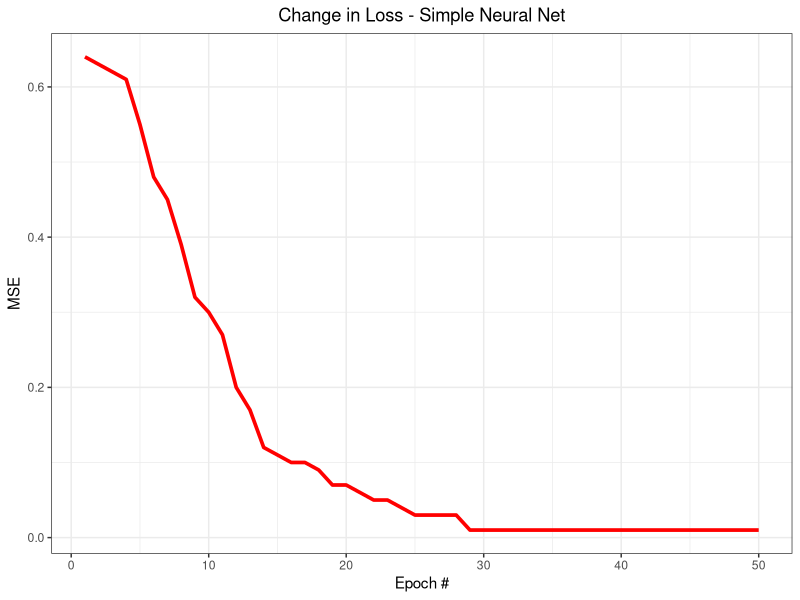

Generate this figure with R:
## Final Project NN From Scratch

### Libraries
# none :3

### Setting seed
set.seed(25)

## Defining data frame
x <- rnorm(100)
y <- ifelse(x >= -0.5 & x <= 0.5, 1, 0)
gaussian_df <- sample(data.frame(rn = x, resp = y))

## Looking at data set
head(gaussian_df)

## Activation Function
sigmoid <- function(x) {
  return(1.0/(1.0 + exp(-x)))
}

## Derivative of the activation
sigmoid_deriv <- function(x) {
  return(x*(1.0 - x))
}

## Loss Function
MSE <- function(neural_net) {
  return(mean((neural_net$y - round(neural_net$output))^2))
}

## Initializing
layer_weights_1 <- c(runif(length(gaussian_df$rn)))
layer_weights_2 <- c(runif(length(gaussian_df$rn)))
layer_bias_1 <- c(runif(length(gaussian_df$rn)))
layer_bias_2 <- c(runif(length(gaussian_df$rn)))

## Setting up neural network list
neuralnet_info <- list(
  input = gaussian_df$rn,
  layer_weights_1 = layer_weights_1,
  layer_bias_1 = layer_bias_1,
  layer_weights_2 = layer_weights_2,
  layer_bias_2 = layer_bias_2,
  y = gaussian_df$resp,
  output = matrix(rep(0, 100), ncol = 1)
)

## Forward pass
forward_pass <- function(neural_net) {
  
  # Layer 1 activations
  neural_net$layer1 <- c(sigmoid(neural_net$input * neural_net$layer_weights_1 + 
                                   layer_bias_1))
  
  # Output activations
  neural_net$output <- c(sigmoid(neural_net$layer1 * neural_net$layer_weights_2 + 
                                   layer_bias_2))
  
  return(neural_net)
}

## Backpropagation
grad_descent <- function(neural_net){
  
  ## Easier derivative first
  # weights closer to the output layer
  deriv_weights2 <- (
    neural_net$layer1*(2*(neural_net$y - neural_net$output)*sigmoid_deriv(neural_net$output))
  )
  
  ## Backpropagating to first layer
  # Applied chain rule here
  deriv_weights1 <- (2*(neural_net$y - neural_net$output)*sigmoid_deriv(neural_net$output))*neural_net$layer_weights_2
  deriv_weights1 <- deriv_weights1*sigmoid_deriv(neural_net$layer1)
  deriv_weights1 <- neural_net$input*deriv_weights1
  
  ## Now need to do bias derivatives
  deriv_bias2 <- 2*(neural_net$y - neural_net$output)*sigmoid_deriv(neural_net$output)
  deriv_bias1 <- 2*(neural_net$y - neural_net$output)*sigmoid_deriv(neural_net$output)*layer_weights_2*sigmoid_deriv(neural_net$layer1)
  
  # Weight update using derivative
  learn_rate = 1
  neural_net$layer_weights_1 <- neural_net$layer_weights_1 + learn_rate*deriv_weights1
  neural_net$layer_weights_2 <- neural_net$layer_weights_2 + learn_rate*deriv_weights2
  neural_net$layer_bias_1 <- neural_net$layer_bias_1 + learn_rate*deriv_bias1
  neural_net$layer_bias_2 <- neural_net$layer_bias_2 + learn_rate*deriv_bias2
  
  # Returning updated information
  return(neural_net)
  
}

## Error Rate after no iterations
mean(round(neuralnet_info$output) == gaussian_df$resp)

## Epochs
epoch_num <- 50

## Initializing loss vector
lossData <- data.frame(epoch = 1:epoch_num, MSE = rep(0, epoch_num))

## Training Neural Net
for (i in 1:epoch_num) {
  
  # Foreward iteration
  neuralnet_info <- forward_pass(neuralnet_info)
  
  # Backward iteration
  neuralnet_info <- grad_descent(neuralnet_info)
  
  # Storing loss
  lossData$MSE[i] <- MSE(neuralnet_info)
  
}

## Error Rate after 50 iterations
mean(round(neuralnet_info$output) == gaussian_df$resp)

## Plotting Loss

## I lied, one library
library(tidyverse)

lossData %>% 
  ggplot(aes(x = epoch, y = MSE)) + 
  geom_line(size = 1.25, color = "red") +
  theme_bw() +
  labs(x = "Epoch #", y = "MSE") +
  ggtitle("Change in Loss - Simple Neural Net") +
  theme(plot.title = element_text(hjust = 0.5))

  


